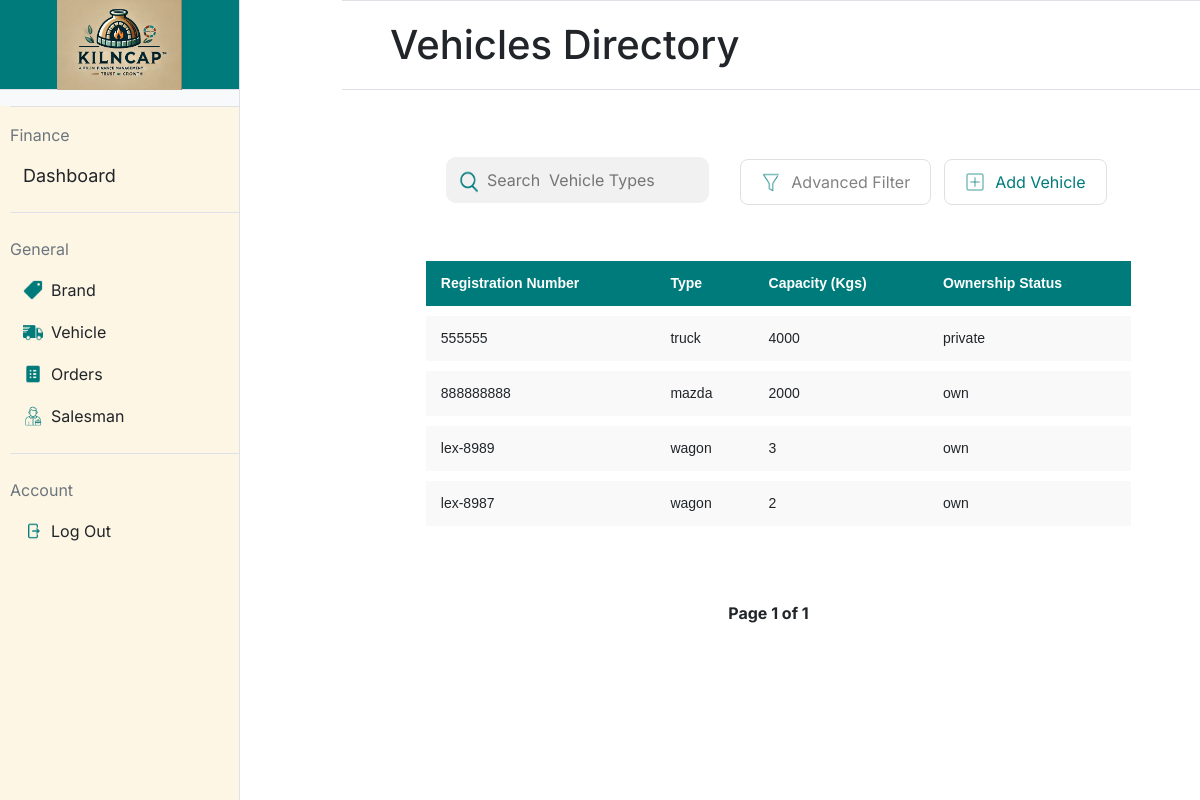
/vehicle (signed in), run on the app's committed database.
### app.py (models this page shows, shortened)
class Vehicle(db.Model):
    __tablename__ = 'vehicles'
    id = db.Column(db.Integer, primary_key=True)
    registration_no = db.Column(db.String(20), unique=True, nullable=False)  # Vehicle registration number
    vehicle_type = db.Column(db.String(50), nullable=False)  # Type of vehicle
    capacity = db.Column(db.Integer, nullable=False)  # Capacity in kilograms
    ownership_status = db.Column(db.String(10), nullable=False)  # Ownership status (own/private)

### app.py (the view)
@app.route('/vehicle', methods=['GET'])
@login_required
def vehicle():
    page = request.args.get('page', 1, type=int)  # Get the current page number from the URL query parameter
    per_page = 5  # Number of vehicles to display per page
    vehicles_paginated = Vehicle.query.paginate(page=page, per_page=per_page)  # Query the vehicles with pagination
    return render_template('vehicle.html', vehicles=vehicles_paginated.items, pagination=vehicles_paginated)

### app.py (called while the page is built)
@login_manager.user_loader
def load_user(user_id):
    return User.query.get(int(user_id))

    @property
    def is_active(self):
        return True

### templates/vehicle.html (shortened to what this page needs)
{% extends "base.html" %}
{% block title %}
<link rel="stylesheet" href="static/vehicle.css">
{% endblock %}
{% block mainheading %}
Vehicles Directory
{% endblock %}
{% block maincontent %}
<div>
    <table style="padding-left: 5.5%; width: 100%; table-layout: fixed;">
        <form action="{{ url_for('vehicle_list_buttons') }}" method="post">
            <td style="width:30%; padding-left: 85px;">
                <div style="position: relative; width: 100%;">
                    <img src="/static/icons/search-icon.png"
                         alt="Search Icon"
                         style="position: absolute; left: 7px; top: 60%; transform: translateY(-50%); width: 30px; height: 30px;">
                    <input type="text" name="search_text" title="Press Enter to Search"
                           placeholder="Search  Vehicle Types"
                           style="width: 100%; padding-left: 40px;" onkeydown="if(event.key === 'Enter'){ this.form.submit(); }">
                </div>
            </td>
            </form>
            <form action="{{ url_for('vehicle_list_buttons') }}" method="post">
            <td style="width: 20%; padding-left: 30px; padding-top:15px; text-align: left; font-size: 16px; font-weight: bold;">
                <button class="styled-button" name="button" id="filterButton"
                    value="filter_vehicle">
                    <img src="/static/icons/filter-icon.png" alt="Icon"
                        class="button-icon">
                    Advanced Filter
                </button>
            </td>
            <td style="width: 20%; padding-top:15px; text-align: right;">
                <button class="styled-button" name="button" value="add_vehicle">
                    <img src="/static/icons/add-icon.png" alt="Icon"
                        class="button-icon">
                    <div style="color:#007B7B">Add Vehicle</div>
                </button>
            </td>
        </form>
    </table>
    <div style="padding: 5.5%;">
        <table class="styled-table"
            style="padding-left: 20px; width: 100%; border-collapse: separate; border-spacing: 0 10px;">
            <thead>
                <tr>
                    <th>Registration Number</th>
                    <th>Type</th>
                    <th>Capacity (Kgs)</th>
                    <th>Ownership Status</th>
                </tr>
            </thead>
            <tbody>
                {% for vehicle in vehicles %}
                <tr
                    data-url="{{ url_for('vehicle_details', vehicle_id=vehicle.id) }}"
                    onclick="redirectToDetails(this)" style="cursor: pointer;">
                    <td>{{ vehicle.registration_no }}</td>
                    <td>{{ vehicle.vehicle_type }}</td>
                    <td>{{ vehicle.capacity }}</td>
                    <td>{{ vehicle.ownership_status }}</td>
                </tr>
                {% endfor %}
            </tbody>
        </table>
    </div>
    <div class="pagination">
        <span>Page {{ pagination.page }} of {{ pagination.pages }}</span>
    </div>
</div>
{% endblock %}

### static/styles.css (style rules this page uses)
body { font-family: "Inter"; margin: 0; height: 100vh; display: flex; }
input[type="text"], input[type="password"] { width: 100%; padding: 10px; margin-top: 10px; background-color: #f2f1f1; border: 1px solid #f2f1f1; border-radius: 10px; }

### static/vehicle.css (style rules this page uses)
body { font-family: 'Inter', sans-serif; margin: 0; padding: 0; box-sizing: border-box; height: 100vh; display: flex; flex-direction: column; overflow-x: hidden; }
.styled-button { display: flex; align-items: center; padding: 10px 20px; font-size: 16px; background-color: #FFFFFF; color: #828282; border: 1px #E0E0E0 solid; border-radius: 8px; cursor: pointer; outline: none; }
.button-icon { height: 20px; margin-right: 10px; }
.styled-table { width: 100%; border-collapse: separate; border-spacing: 0 10px; font-family: Arial, sans-serif; font-size: 14px; }
.styled-table thead tr { background-color: #007B7B; color: white; text-align: left; height: 40px; }
.styled-table th, .styled-table td { padding: 12px 15px; word-wrap: break-word; }
.styled-table tbody tr { background-color: #f9f9f9; border-bottom: 1px solid #dddddd; }
.styled-table tbody tr:last-of-type { border-bottom: none; }
.pagination { display: flex; justify-content: center; margin: 20px 0; }
.pagination span { margin: 0 10px; font-weight: bold; }

### data on the page
Vehicle: registration_no "555555", vehicle_type "truck", capacity "4000", ownership_status "private"
Vehicle: registration_no "888888888", vehicle_type "mazda", capacity "2000", ownership_status "own"
Vehicle: registration_no "lex-8989", vehicle_type "wagon", capacity "3", ownership_status "own"
Vehicle: registration_no "lex-8987", vehicle_type "wagon", capacity "2", ownership_status "own"

### other printed values
{{ pagination.page }} "1"
{{ pagination.pages }} "1"
